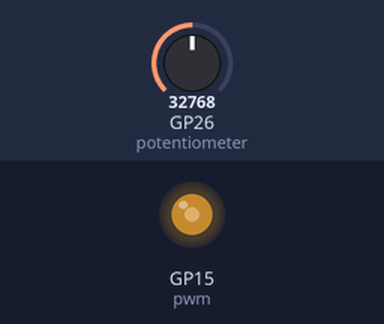
A program run on a simulated Raspberry Pi Pico running MicroPython. On the bench: output pins drawn as LEDs (lit = HIGH). The test bench sets the inputs (shaded band); at power-on: GP26 (potentiometer) = 32768 (analog values on the 0–65535 scale).

Above: at 1.2 s.
1.3 s: GP26 (potentiometer) set to 45874
At 1.9 s:
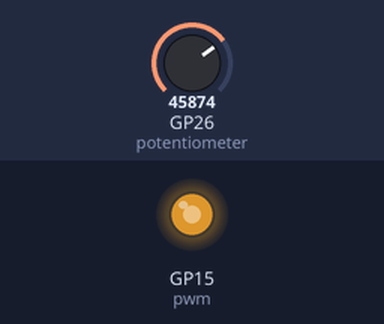
2.8 s: GP26 (potentiometer) set to 57670
At 4.0 s:
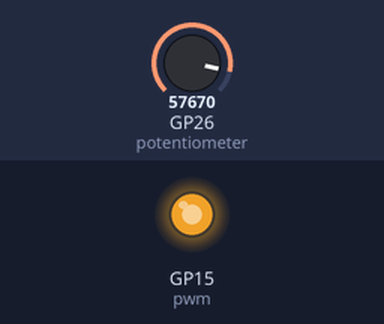
4.3 s: GP26 (potentiometer) set to 7864
At 5.4 s:
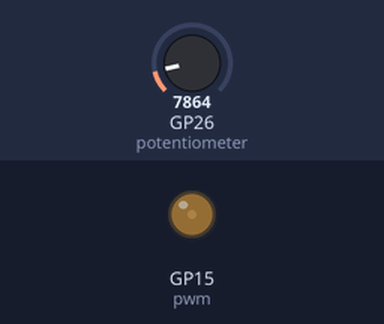
5.8 s: GP26 (potentiometer) set to 0
At 6.6 s:
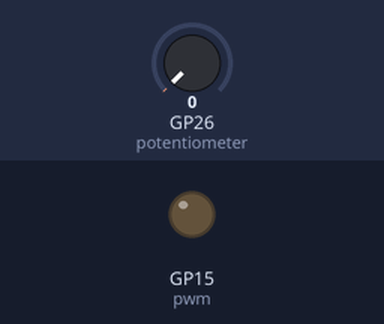
Timing chart, 0 to 8.3 s (numbered marks = the images above; inputs shaded):
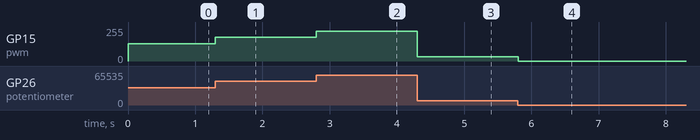

The program:

adjust_the_light.py
```python
'''
 * Keyestudio 24 in 1 Starter Kit for Raspberry Pi Pico
 * lesson 31
 * adjust the light
 * http://www.keyestudio.com
'''
import machine
import utime

potentiometer = machine.ADC(26)

pwm = machine.PWM(machine.Pin(15))
pwm.freq(1000)

while True:
    pot_value = potentiometer.read_u16()
    pwm.duty_u16(pot_value)
    utime.sleep(0.1)
```

Measured:
- after the input at 1.3 s, GP15 (pwm): 128/255 → 178/255 at once
- after the input at 2.8 s, GP15 (pwm): 178/255 → 224/255 at once
- after the input at 4.3 s, GP15 (pwm): 224/255 → 31/255 at once
- after the input at 5.8 s, GP15 (pwm): 31/255 → 0/255 at once
